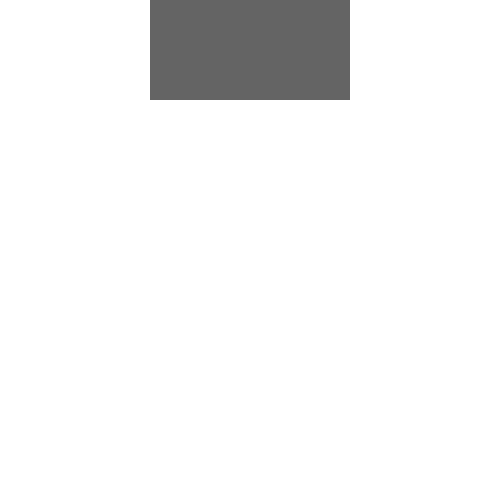
Frame 1 (no input)
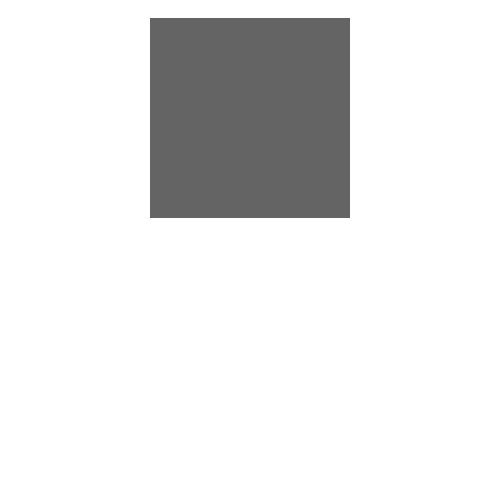
Frame 60 (the mouse pressed at the canvas centre just before this capture)
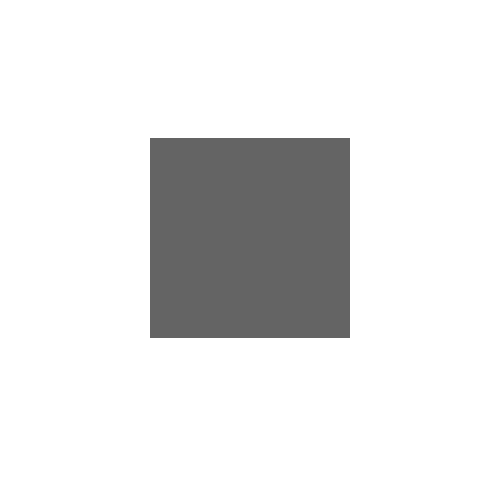
Frame 120 (the mouse held since frame 60 and released just before this capture)

The Processing sketch that drew these frames (run headless with seeded random() and noise(); from frame 60 on, the mouse is pressed at the canvas centre):

// Processing sketch: ex5
// ── ex5.pde
int v = 2;
int pY = 0;

void setup(){

  size(500, 500);
  rectMode(CENTER);
  noStroke();
  
}

void draw(){

  background(255,255,255);
  desenho(200);
  
}

void desenho(int t){
 
  fill(100);
  rect(height/2, pY, t, t);
  pY = pY + v;
  
}
